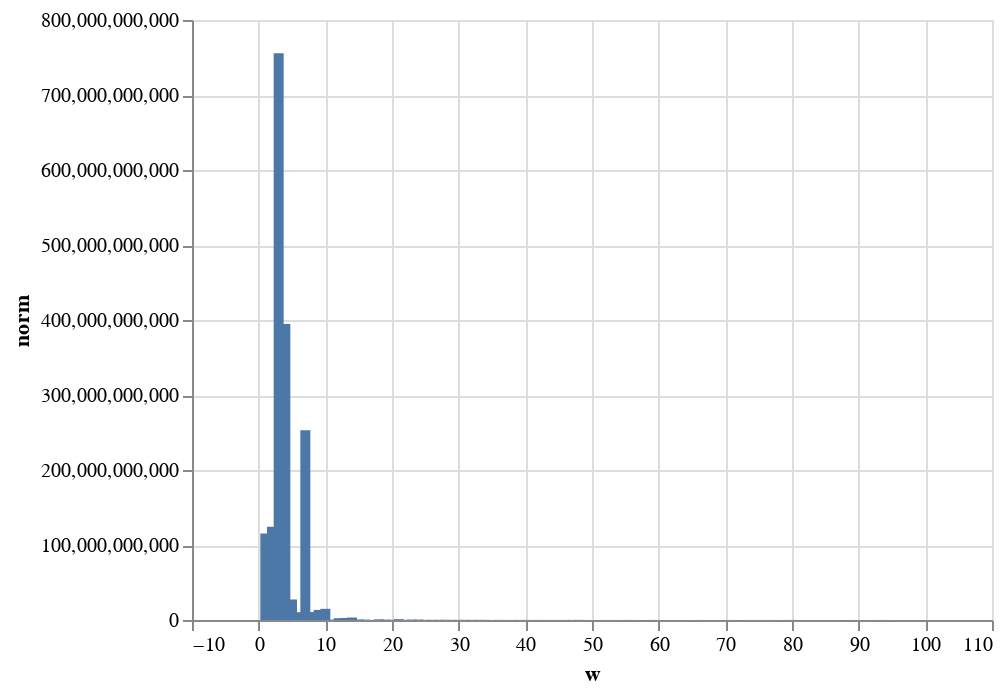

Notebook source saved alongside this figure:
### Code cell
w = fft_df['w']
chart = alt.Chart( fft_df.drop( columns=['fft'])[ (w > 0) & (w < 100)] )
chart.mark_bar().encode( x='w', y='norm' )

### Figure 1 — Vega-Lite specification as saved in the notebook (floating-point values rounded to 4 significant figures)
{"config": {"view": {"continuousWidth": 400, "continuousHeight": 300}}, "data": {"name": "data-08ba27c91aaf8f254ae3c8396d4cfd72"}, "mark": "bar", "encoding": {"x": {"type": "quantitative", "field": "w"}, "y": {"type": "quantitative", "field": "norm"}}, "$schema": "https://vega.github.io/schema/vega-lite/v4.8.1.json", "datasets": {"data-08ba27c91aaf8f254ae3c8396d4cfd72": [{"w": 1, "norm": 115400000000.0}, {"w": 2, "norm": 124200000000.0}, {"w": 3, "norm": 755800000000.0}, {"w": 4, "norm": 394600000000.0}, {"w": 5, "norm": 27390000000.0}, {"w": 6, "norm": 10380000000.0}, {"w": 7, "norm": 252900000000.0}, {"w": 8, "norm": 10710000000.0}, {"w": 9, "norm": 13480000000.0}, {"w": 10, "norm": 14900000000.0}, {"w": 11, "norm": 482200000.0}, {"w": 12, "norm": 2369000000.0}, {"w": 13, "norm": 2695000000.0}, {"w": 14, "norm": 3310000000.0}, {"w": 15, "norm": 702100000.0}, {"w": 16, "norm": 464800000.0}, {"w": 17, "norm": 77050000.0}, {"w": 18, "norm": 892500000.0}, {"w": 19, "norm": 511300000.0}, {"w": 20, "norm": 255100000.0}, {"w": 21, "norm": 1120000000.0}, {"w": 22, "norm": 257900000.0}, {"w": 23, "norm": 514800000.0}, {"w": 24, "norm": 550800000.0}, {"w": 25, "norm": 205700000.0}, {"w": 26, "norm": 228900000.0}, {"w": 27, "norm": 247000000.0}, {"w": 28, "norm": 258400000.0}, {"w": 29, "norm": 157900000.0}, {"w": 30, "norm": 180400000.0}, {"w": 31, "norm": 175900000.0}, {"w": 32, "norm": 165100000.0}, {"w": 33, "norm": 208400000.0}, {"w": 34, "norm": 113300000.0}, {"w": 35, "norm": 56810000.0}, {"w": 36, "norm": 120400000.0}, {"w": 37, "norm": 70530000.0}, {"w": 38, "norm": 96670000.0}, {"w": 39, "norm": 91740000.0}, {"w": 40, "norm": 83420000.0}, {"w": 41, "norm": 51740000.0}, {"w": 42, "norm": 78920000.0}, {"w": 43, "norm": 83920000.0}, {"w": 44, "norm": 57390000.0}, {"w": 45, "norm": 75490000.0}, {"w": 46, "norm": 68640000.0}, {"w": 47, "norm": 81070000.0}, {"w": 48, "norm": 160500000.0}, {"w": 49, "norm": 45230000.0}, {"w": 50, "norm": 33900000.0}, {"w": 51, "norm": 37450000.0}, {"w": 52, "norm": 62740000.0}, {"w": 53, "norm": 50530000.0}, {"w": 54, "norm": 40900000.0}, {"w": 55, "norm": 62070000.0}, {"w": 56, "norm": 58470000.0}, {"w": 57, "norm": 24900000.0}, {"w": 58, "norm": 34330000.0}, {"w": 59, "norm": 59320000.0}, {"w": 60, "norm": 59090000.0}, {"w": 61, "norm": 35500000.0}, {"w": 62, "norm": 37060000.0}, {"w": 63, "norm": 41540000.0}, {"w": 64, "norm": 30690000.0}, {"w": 65, "norm": 41630000.0}, {"w": 66, "norm": 65210000.0}, {"w": 67, "norm": 4879000.0}, {"w": 68, "norm": 19760000.0}, {"w": 69, "norm": 14970000.0}, {"w": 70, "norm": 63940000.0}, {"w": 71, "norm": 43590000.0}, {"w": 72, "norm": 33040000.0}, {"w": 73, "norm": 5651000.0}, {"w": 74, "norm": 66440000.0}, {"w": 75, "norm": 28430000.0}, {"w": 76, "norm": 47630000.0}, {"w": 77, "norm": 52370000.0}, {"w": 78, "norm": 24970000.0}, {"w": 79, "norm": 42430000.0}, {"w": 80, "norm": 104100000.0}, {"w": 81, "norm": 9897000.0}, {"w": 82, "norm": 17590000.0}, {"w": 83, "norm": 19960000.0}, {"w": 84, "norm": 14000000.0}, {"w": 85, "norm": 20510000.0}, {"w": 86, "norm": 11300000.0}, {"w": 87, "norm": 8582000.0}, {"w": 88, "norm": 22130000.0}, {"w": 89, "norm": 43780000.0}, {"w": 90, "norm": 12780000.0}, {"w": 91, "norm": 30680000.0}, {"w": 92, "norm": 23990000.0}, {"w": 93, "norm": 43540000.0}, {"w": 94, "norm": 51790000.0}, {"w": 95, "norm": 13590000.0}, {"w": 96, "norm": 23340000.0}, {"w": 97, "norm": 5144000.0}, {"w": 98, "norm": 8034000.0}, {"w": 99, "norm": 10340000.0}]}}
